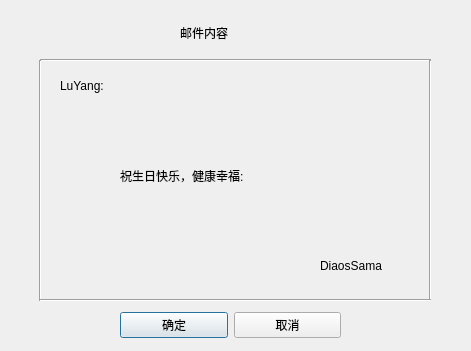
<?xml version="1.0" encoding="UTF-8"?>
<ui version="4.0">
 <class>EmailDlg</class>
 <widget class="QDialog" name="EmailDlg">
  <property name="geometry">
   <rect>
    <x>0</x>
    <y>0</y>
    <width>471</width>
    <height>351</height>
   </rect>
  </property>
  <property name="windowTitle">
   <string>Dialog</string>
  </property>
  <widget class="Line" name="line">
   <property name="geometry">
    <rect>
     <x>40</x>
     <y>50</y>
     <width>391</width>
     <height>20</height>
    </rect>
   </property>
   <property name="styleSheet">
    <string notr="true">font: 12pt &quot;Agency FB&quot;;</string>
   </property>
   <property name="orientation">
    <enum>Qt::Horizontal</enum>
   </property>
  </widget>
  <widget class="Line" name="line_4">
   <property name="geometry">
    <rect>
     <x>420</x>
     <y>60</y>
     <width>20</width>
     <height>241</height>
    </rect>
   </property>
   <property name="orientation">
    <enum>Qt::Vertical</enum>
   </property>
  </widget>
  <widget class="Line" name="line_3">
   <property name="geometry">
    <rect>
     <x>30</x>
     <y>60</y>
     <width>20</width>
     <height>241</height>
    </rect>
   </property>
   <property name="orientation">
    <enum>Qt::Vertical</enum>
   </property>
  </widget>
  <widget class="Line" name="line_2">
   <property name="geometry">
    <rect>
     <x>40</x>
     <y>290</y>
     <width>391</width>
     <height>20</height>
    </rect>
   </property>
   <property name="styleSheet">
    <string notr="true">font: 12pt &quot;Agency FB&quot;;</string>
   </property>
   <property name="orientation">
    <enum>Qt::Horizontal</enum>
   </property>
  </widget>
  <widget class="QLabel" name="label_2">
   <property name="geometry">
    <rect>
     <x>180</x>
     <y>20</y>
     <width>101</width>
     <height>26</height>
    </rect>
   </property>
   <property name="styleSheet">
    <string notr="true">font: 14pt &quot;张海山锐线体简&quot;;</string>
   </property>
   <property name="text">
    <string>邮件内容</string>
   </property>
  </widget>
  <widget class="QWidget" name="layoutWidget_2">
   <property name="geometry">
    <rect>
     <x>120</x>
     <y>310</y>
     <width>221</width>
     <height>30</height>
    </rect>
   </property>
   <layout class="QHBoxLayout" name="horizontalLayout_6">
    <item>
     <widget class="QPushButton" name="yesBtn">
      <property name="text">
       <string>确定</string>
      </property>
     </widget>
    </item>
    <item>
     <widget class="QPushButton" name="cancelBtn">
      <property name="text">
       <string>取消</string>
      </property>
     </widget>
    </item>
   </layout>
  </widget>
  <widget class="QLabel" name="namelb">
   <property name="geometry">
    <rect>
     <x>60</x>
     <y>70</y>
     <width>89</width>
     <height>32</height>
    </rect>
   </property>
   <property name="styleSheet">
    <string notr="true">font: 12pt &quot;宋体&quot;;</string>
   </property>
   <property name="text">
    <string>LuYang:</string>
   </property>
  </widget>
  <widget class="QLabel" name="textlb">
   <property name="geometry">
    <rect>
     <x>120</x>
     <y>120</y>
     <width>201</width>
     <height>111</height>
    </rect>
   </property>
   <property name="styleSheet">
    <string notr="true">font: 12pt &quot;宋体&quot;;</string>
   </property>
   <property name="text">
    <string>祝生日快乐，健康幸福:</string>
   </property>
   <property name="alignment">
    <set>Qt::AlignLeading|Qt::AlignLeft|Qt::AlignVCenter</set>
   </property>
  </widget>
  <widget class="QLabel" name="namelb_2">
   <property name="geometry">
    <rect>
     <x>320</x>
     <y>250</y>
     <width>89</width>
     <height>32</height>
    </rect>
   </property>
   <property name="styleSheet">
    <string notr="true">font: 12pt &quot;宋体&quot;;</string>
   </property>
   <property name="text">
    <string>DiaosSama</string>
   </property>
  </widget>
 </widget>
 <resources/>
 <connections>
  <connection>
   <sender>cancelBtn</sender>
   <signal>clicked()</signal>
   <receiver>EmailDlg</receiver>
   <slot>reject()</slot>
   <hints>
    <hint type="sourcelabel">
     <x>286</x>
     <y>324</y>
    </hint>
    <hint type="destinationlabel">
     <x>235</x>
     <y>175</y>
    </hint>
   </hints>
  </connection>
 </connections>
</ui>
